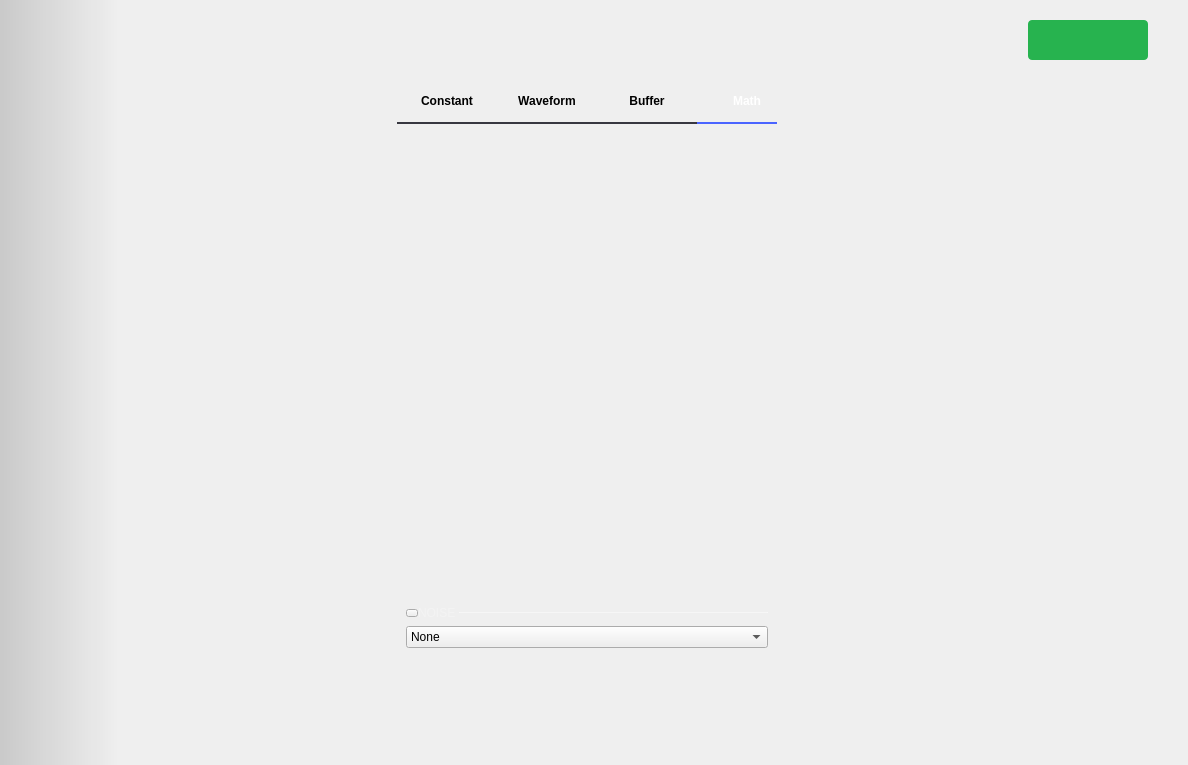
<?xml version="1.0" encoding="UTF-8"?>
<ui version="4.0">
 <class>SignalGenerator</class>
 <widget class="QWidget" name="SignalGenerator">
  <property name="geometry">
   <rect>
    <x>0</x>
    <y>0</y>
    <width>1188</width>
    <height>765</height>
   </rect>
  </property>
  <property name="sizePolicy">
   <sizepolicy hsizetype="MinimumExpanding" vsizetype="MinimumExpanding">
    <horstretch>0</horstretch>
    <verstretch>0</verstretch>
   </sizepolicy>
  </property>
  <property name="windowTitle">
   <string>Scopy Signal Generator</string>
  </property>
  <layout class="QVBoxLayout" name="verticalLayout_4">
   <property name="spacing">
    <number>0</number>
   </property>
   <property name="leftMargin">
    <number>0</number>
   </property>
   <property name="topMargin">
    <number>0</number>
   </property>
   <property name="rightMargin">
    <number>0</number>
   </property>
   <property name="bottomMargin">
    <number>0</number>
   </property>
   <item>
    <widget class="adiscope::DetachDragZone" name="mainWidget" native="true">
     <property name="styleSheet">
      <string notr="true">#mainWidget {
background-color: qlineargradient(spread:pad, x1:0, y1:0, x2:0.1, y2:0, stop:0 rgba(0, 0, 0, 40), stop:1 transparent);
}</string>
     </property>
     <layout class="QVBoxLayout" name="verticalLayout_2">
      <property name="spacing">
       <number>0</number>
      </property>
      <property name="leftMargin">
       <number>0</number>
      </property>
      <property name="topMargin">
       <number>0</number>
      </property>
      <property name="rightMargin">
       <number>0</number>
      </property>
      <property name="bottomMargin">
       <number>0</number>
      </property>
      <item>
       <layout class="QHBoxLayout" name="horizontalLayout_6">
        <property name="topMargin">
         <number>20</number>
        </property>
        <property name="rightMargin">
         <number>40</number>
        </property>
        <item>
         <spacer name="horizontalSpacer_3">
          <property name="orientation">
           <enum>Qt::Horizontal</enum>
          </property>
          <property name="sizeHint" stdset="0">
           <size>
            <width>40</width>
            <height>20</height>
           </size>
          </property>
         </spacer>
        </item>
        <item>
         <widget class="QPushButton" name="run_button">
          <property name="sizePolicy">
           <sizepolicy hsizetype="Minimum" vsizetype="Fixed">
            <horstretch>0</horstretch>
            <verstretch>0</verstretch>
           </sizepolicy>
          </property>
          <property name="layoutDirection">
           <enum>Qt::RightToLeft</enum>
          </property>
          <property name="styleSheet">
           <string notr="true">QPushButton {
  width: 80px;
  height: 40px;
  border-radius: 4px;
  background-color: #27b34f;
  color: white;
  font-family: &quot;monospace&quot;;
  font-weight: bold;

  text-align: left;
  padding-left: 20px;
  padding-right: 20px;
  qproperty-text: &quot;Run&quot;;
}

QPushButton[running=true] {
  qproperty-text: &quot;Stop&quot;;
}

QPushButton:checked {
  background-color: #F45000;
}

QPushButton:disabled {
  background-color: grey;
}</string>
          </property>
          <property name="icon">
           <iconset resource="../resources/resources.qrc">
            <normaloff>:/icons/ico-play.svg</normaloff>:/icons/ico-play.svg</iconset>
          </property>
          <property name="iconSize">
           <size>
            <width>8</width>
            <height>10</height>
           </size>
          </property>
          <property name="checkable">
           <bool>true</bool>
          </property>
         </widget>
        </item>
       </layout>
      </item>
      <item>
       <layout class="QHBoxLayout" name="horizontalLayout">
        <item>
         <layout class="QVBoxLayout" name="plot"/>
        </item>
        <item>
         <widget class="adiscope::MenuAnim" name="rightMenu" native="true">
          <property name="sizePolicy">
           <sizepolicy hsizetype="Maximum" vsizetype="Preferred">
            <horstretch>0</horstretch>
            <verstretch>0</verstretch>
           </sizepolicy>
          </property>
          <property name="maximumSize">
           <size>
            <width>16777215</width>
            <height>16777215</height>
           </size>
          </property>
          <layout class="QVBoxLayout" name="verticalLayout_7">
           <property name="spacing">
            <number>0</number>
           </property>
           <property name="leftMargin">
            <number>20</number>
           </property>
           <property name="topMargin">
            <number>25</number>
           </property>
           <property name="rightMargin">
            <number>10</number>
           </property>
           <property name="bottomMargin">
            <number>20</number>
           </property>
           <item>
            <widget class="QScrollArea" name="scrollArea">
             <property name="sizePolicy">
              <sizepolicy hsizetype="Maximum" vsizetype="Expanding">
               <horstretch>0</horstretch>
               <verstretch>0</verstretch>
              </sizepolicy>
             </property>
             <property name="maximumSize">
              <size>
               <width>16777215</width>
               <height>16777215</height>
              </size>
             </property>
             <property name="frameShape">
              <enum>QFrame::NoFrame</enum>
             </property>
             <property name="frameShadow">
              <enum>QFrame::Sunken</enum>
             </property>
             <property name="lineWidth">
              <number>0</number>
             </property>
             <property name="horizontalScrollBarPolicy">
              <enum>Qt::ScrollBarAlwaysOff</enum>
             </property>
             <property name="widgetResizable">
              <bool>true</bool>
             </property>
             <widget class="QWidget" name="scrollAreaWidgetContents">
              <property name="geometry">
               <rect>
                <x>0</x>
                <y>0</y>
                <width>380</width>
                <height>587</height>
               </rect>
              </property>
              <property name="sizePolicy">
               <sizepolicy hsizetype="Maximum" vsizetype="Expanding">
                <horstretch>0</horstretch>
                <verstretch>0</verstretch>
               </sizepolicy>
              </property>
              <property name="maximumSize">
               <size>
                <width>380</width>
                <height>16777215</height>
               </size>
              </property>
              <layout class="QVBoxLayout" name="verticalLayout_10">
               <property name="spacing">
                <number>0</number>
               </property>
               <property name="leftMargin">
                <number>0</number>
               </property>
               <property name="topMargin">
                <number>0</number>
               </property>
               <property name="rightMargin">
                <number>0</number>
               </property>
               <property name="bottomMargin">
                <number>0</number>
               </property>
               <item>
                <widget class="QTabWidget" name="tabWidget">
                 <property name="sizePolicy">
                  <sizepolicy hsizetype="Maximum" vsizetype="Maximum">
                   <horstretch>0</horstretch>
                   <verstretch>0</verstretch>
                  </sizepolicy>
                 </property>
                 <property name="styleSheet">
                  <string notr="true">/* QTabsWidgets */
QTabWidget::pane {
  border-top: 0px;
}
QTabBar::tab {
  min-width: 100px;
  min-height: 32px;
  padding-bottom: 5px;
  font: bold;
}
QTabBar::tab:!selected {
  border-bottom: 2px solid rgba(55, 55, 64);
  margin-top: 0px;
}
QTabBar::tab:selected {
  color: white;
  border-bottom: 2px solid rgba(74, 100, 255);
  margin-top: 0px;
}
</string>
                 </property>
                 <property name="currentIndex">
                  <number>3</number>
                 </property>
                 <property name="usesScrollButtons">
                  <bool>false</bool>
                 </property>
                 <widget class="QWidget" name="tabConstant">
                  <property name="sizePolicy">
                   <sizepolicy hsizetype="Preferred" vsizetype="Maximum">
                    <horstretch>0</horstretch>
                    <verstretch>0</verstretch>
                   </sizepolicy>
                  </property>
                  <attribute name="title">
                   <string>Constant</string>
                  </attribute>
                  <layout class="QVBoxLayout" name="verticalLayout_6">
                   <property name="topMargin">
                    <number>25</number>
                   </property>
                  </layout>
                 </widget>
                 <widget class="QWidget" name="tabWaveform">
                  <property name="sizePolicy">
                   <sizepolicy hsizetype="Preferred" vsizetype="Maximum">
                    <horstretch>0</horstretch>
                    <verstretch>0</verstretch>
                   </sizepolicy>
                  </property>
                  <attribute name="title">
                   <string>Waveform</string>
                  </attribute>
                  <layout class="QVBoxLayout" name="verticalLayout_5">
                   <property name="spacing">
                    <number>10</number>
                   </property>
                   <property name="leftMargin">
                    <number>0</number>
                   </property>
                   <property name="topMargin">
                    <number>25</number>
                   </property>
                   <property name="rightMargin">
                    <number>0</number>
                   </property>
                   <property name="bottomMargin">
                    <number>0</number>
                   </property>
                   <item>
                    <widget class="QComboBox" name="type">
                     <property name="sizePolicy">
                      <sizepolicy hsizetype="Minimum" vsizetype="Fixed">
                       <horstretch>0</horstretch>
                       <verstretch>0</verstretch>
                      </sizepolicy>
                     </property>
                     <item>
                      <property name="text">
                       <string>Sine</string>
                      </property>
                     </item>
                     <item>
                      <property name="text">
                       <string>Square</string>
                      </property>
                     </item>
                     <item>
                      <property name="text">
                       <string>Triangle</string>
                      </property>
                     </item>
                     <item>
                      <property name="text">
                       <string>Trapezoidal</string>
                      </property>
                     </item>
                     <item>
                      <property name="text">
                       <string>Rising Ramp Sawtooth</string>
                      </property>
                     </item>
                     <item>
                      <property name="text">
                       <string>Falling Ramp Sawtooth</string>
                      </property>
                     </item>
                    </widget>
                   </item>
                   <item>
                    <layout class="QGridLayout" name="waveformGrid">
                     <property name="bottomMargin">
                      <number>0</number>
                     </property>
                     <property name="spacing">
                      <number>15</number>
                     </property>
                    </layout>
                   </item>
                   <item>
                    <widget class="QWidget" name="wtrapezparams" native="true">
                     <layout class="QVBoxLayout" name="verticalLayout_12">
                      <property name="spacing">
                       <number>15</number>
                      </property>
                      <property name="leftMargin">
                       <number>0</number>
                      </property>
                      <property name="topMargin">
                       <number>0</number>
                      </property>
                      <property name="rightMargin">
                       <number>0</number>
                      </property>
                      <property name="bottomMargin">
                       <number>0</number>
                      </property>
                      <item>
                       <layout class="QHBoxLayout" name="horizontalLayout_9">
                        <property name="spacing">
                         <number>0</number>
                        </property>
                        <property name="topMargin">
                         <number>0</number>
                        </property>
                        <item>
                         <widget class="QLabel" name="label_2">
                          <property name="sizePolicy">
                           <sizepolicy hsizetype="Maximum" vsizetype="Maximum">
                            <horstretch>0</horstretch>
                            <verstretch>0</verstretch>
                           </sizepolicy>
                          </property>
                          <property name="styleSheet">
                           <string notr="true">  QLabel {
        font-size: 12px;
        color: rgba(255, 255, 255, 70);
    }</string>
                          </property>
                          <property name="text">
                           <string>TIMING </string>
                          </property>
                         </widget>
                        </item>
                        <item>
                         <widget class="Line" name="line_3">
                          <property name="minimumSize">
                           <size>
                            <width>0</width>
                            <height>1</height>
                           </size>
                          </property>
                          <property name="maximumSize">
                           <size>
                            <width>16777215</width>
                            <height>1</height>
                           </size>
                          </property>
                          <property name="styleSheet">
                           <string notr="true">border: 1px solid rgba(255, 255, 255, 70);
 </string>
                          </property>
                          <property name="orientation">
                           <enum>Qt::Horizontal</enum>
                          </property>
                         </widget>
                        </item>
                       </layout>
                      </item>
                      <item>
                       <layout class="QGridLayout" name="gridLayout_2">
                        <property name="topMargin">
                         <number>0</number>
                        </property>
                        <property name="rightMargin">
                         <number>0</number>
                        </property>
                        <property name="bottomMargin">
                         <number>0</number>
                        </property>
                        <property name="spacing">
                         <number>15</number>
                        </property>
                       </layout>
                      </item>
                     </layout>
                    </widget>
                   </item>
                   <item>
                    <spacer name="verticalSpacer">
                     <property name="orientation">
                      <enum>Qt::Vertical</enum>
                     </property>
                     <property name="sizeHint" stdset="0">
                      <size>
                       <width>20</width>
                       <height>40</height>
                      </size>
                     </property>
                    </spacer>
                   </item>
                  </layout>
                 </widget>
                 <widget class="QWidget" name="tabBuffer">
                  <property name="sizePolicy">
                   <sizepolicy hsizetype="Maximum" vsizetype="Maximum">
                    <horstretch>0</horstretch>
                    <verstretch>0</verstretch>
                   </sizepolicy>
                  </property>
                  <attribute name="title">
                   <string>Buffer</string>
                  </attribute>
                  <layout class="QVBoxLayout" name="verticalLayout">
                   <property name="leftMargin">
                    <number>0</number>
                   </property>
                   <property name="topMargin">
                    <number>25</number>
                   </property>
                   <property name="rightMargin">
                    <number>0</number>
                   </property>
                   <item>
                    <layout class="QHBoxLayout" name="horizontalLayout_10">
                     <property name="spacing">
                      <number>0</number>
                     </property>
                     <item>
                      <widget class="QLabel" name="label_6">
                       <property name="sizePolicy">
                        <sizepolicy hsizetype="Maximum" vsizetype="Maximum">
                         <horstretch>0</horstretch>
                         <verstretch>0</verstretch>
                        </sizepolicy>
                       </property>
                       <property name="styleSheet">
                        <string notr="true">  QLabel {
        font-size: 12px;
        color: rgba(255, 255, 255, 70);
    }</string>
                       </property>
                       <property name="text">
                        <string>FILE </string>
                       </property>
                      </widget>
                     </item>
                     <item>
                      <widget class="Line" name="line_4">
                       <property name="minimumSize">
                        <size>
                         <width>0</width>
                         <height>1</height>
                        </size>
                       </property>
                       <property name="maximumSize">
                        <size>
                         <width>16777215</width>
                         <height>1</height>
                        </size>
                       </property>
                       <property name="styleSheet">
                        <string notr="true">border: 1px solid rgba(255, 255, 255, 70);</string>
                       </property>
                       <property name="orientation">
                        <enum>Qt::Horizontal</enum>
                       </property>
                      </widget>
                     </item>
                    </layout>
                   </item>
                   <item>
                    <layout class="QHBoxLayout" name="horizontalLayout_7">
                     <property name="spacing">
                      <number>0</number>
                     </property>
                     <property name="topMargin">
                      <number>0</number>
                     </property>
                     <property name="rightMargin">
                      <number>0</number>
                     </property>
                     <item>
                      <layout class="QFormLayout" name="formLayout">
                       <property name="fieldGrowthPolicy">
                        <enum>QFormLayout::AllNonFixedFieldsGrow</enum>
                       </property>
                       <property name="horizontalSpacing">
                        <number>15</number>
                       </property>
                       <property name="verticalSpacing">
                        <number>15</number>
                       </property>
                       <property name="leftMargin">
                        <number>0</number>
                       </property>
                       <property name="rightMargin">
                        <number>0</number>
                       </property>
                       <item row="0" column="0">
                        <widget class="QLabel" name="label_5">
                         <property name="sizePolicy">
                          <sizepolicy hsizetype="Preferred" vsizetype="Preferred">
                           <horstretch>0</horstretch>
                           <verstretch>0</verstretch>
                          </sizepolicy>
                         </property>
                         <property name="font">
                          <font>
                           <family>DejaVu Sans</family>
                           <pointsize>10</pointsize>
                          </font>
                         </property>
                         <property name="text">
                          <string>PATH</string>
                         </property>
                        </widget>
                       </item>
                       <item row="0" column="1">
                        <widget class="QLineEdit" name="label_path">
                         <property name="sizePolicy">
                          <sizepolicy hsizetype="Minimum" vsizetype="Fixed">
                           <horstretch>0</horstretch>
                           <verstretch>0</verstretch>
                          </sizepolicy>
                         </property>
                        </widget>
                       </item>
                       <item row="1" column="0">
                        <widget class="QLabel" name="label_9">
                         <property name="font">
                          <font>
                           <family>DejaVu Sans</family>
                           <pointsize>10</pointsize>
                          </font>
                         </property>
                         <property name="text">
                          <string>FORMAT</string>
                         </property>
                        </widget>
                       </item>
                       <item row="1" column="1">
                        <widget class="QLineEdit" name="label_format">
                         <property name="sizePolicy">
                          <sizepolicy hsizetype="Minimum" vsizetype="Fixed">
                           <horstretch>0</horstretch>
                           <verstretch>0</verstretch>
                          </sizepolicy>
                         </property>
                        </widget>
                       </item>
                       <item row="2" column="0">
                        <widget class="QLabel" name="label_7">
                         <property name="font">
                          <font>
                           <family>DejaVu Sans</family>
                           <pointsize>10</pointsize>
                          </font>
                         </property>
                         <property name="text">
                          <string>SIZE</string>
                         </property>
                        </widget>
                       </item>
                       <item row="2" column="1">
                        <widget class="QLineEdit" name="label_size">
                         <property name="sizePolicy">
                          <sizepolicy hsizetype="Minimum" vsizetype="Fixed">
                           <horstretch>0</horstretch>
                           <verstretch>0</verstretch>
                          </sizepolicy>
                         </property>
                        </widget>
                       </item>
                      </layout>
                     </item>
                     <item>
                      <widget class="QPushButton" name="load_file">
                       <property name="sizePolicy">
                        <sizepolicy hsizetype="Fixed" vsizetype="Fixed">
                         <horstretch>0</horstretch>
                         <verstretch>0</verstretch>
                        </sizepolicy>
                       </property>
                       <property name="minimumSize">
                        <size>
                         <width>0</width>
                         <height>64</height>
                        </size>
                       </property>
                       <property name="maximumSize">
                        <size>
                         <width>128</width>
                         <height>16777215</height>
                        </size>
                       </property>
                       <property name="styleSheet">
                        <string notr="true">QPushButton {
height: 128px;
width: 128px;
border: none;
background-image: url(:/icons/floppy.svg);
background-position: center center;
background-repeat: no-repeat;
}
QPushButton:hover {
background-image: url(:/icons/floppy_hover.svg);
}</string>
                       </property>
                       <property name="text">
                        <string/>
                       </property>
                      </widget>
                     </item>
                    </layout>
                   </item>
                   <item>
                    <layout class="QHBoxLayout" name="horizontalLayout_4">
                     <property name="spacing">
                      <number>15</number>
                     </property>
                     <item>
                      <widget class="QLabel" name="label">
                       <property name="sizePolicy">
                        <sizepolicy hsizetype="Maximum" vsizetype="Preferred">
                         <horstretch>0</horstretch>
                         <verstretch>0</verstretch>
                        </sizepolicy>
                       </property>
                       <property name="text">
                        <string>CHANNEL</string>
                       </property>
                      </widget>
                     </item>
                     <item>
                      <widget class="QComboBox" name="fileChannel">
                       <property name="sizePolicy">
                        <sizepolicy hsizetype="Minimum" vsizetype="Fixed">
                         <horstretch>0</horstretch>
                         <verstretch>0</verstretch>
                        </sizepolicy>
                       </property>
                       <property name="currentText">
                        <string/>
                       </property>
                      </widget>
                     </item>
                    </layout>
                   </item>
                   <item>
                    <layout class="QHBoxLayout" name="horizontalLayout_2">
                     <property name="spacing">
                      <number>0</number>
                     </property>
                     <property name="topMargin">
                      <number>15</number>
                     </property>
                     <item>
                      <widget class="QLabel" name="label_4">
                       <property name="sizePolicy">
                        <sizepolicy hsizetype="Maximum" vsizetype="Maximum">
                         <horstretch>0</horstretch>
                         <verstretch>0</verstretch>
                        </sizepolicy>
                       </property>
                       <property name="styleSheet">
                        <string notr="true">  QLabel {
        font-size: 12px;
        color: rgba(255, 255, 255, 70);
    }</string>
                       </property>
                       <property name="text">
                        <string>SCALING </string>
                       </property>
                      </widget>
                     </item>
                     <item>
                      <widget class="Line" name="line_2">
                       <property name="minimumSize">
                        <size>
                         <width>0</width>
                         <height>1</height>
                        </size>
                       </property>
                       <property name="maximumSize">
                        <size>
                         <width>16777215</width>
                         <height>1</height>
                        </size>
                       </property>
                       <property name="styleSheet">
                        <string notr="true">border: 1px solid rgba(255, 255, 255, 70);</string>
                       </property>
                       <property name="orientation">
                        <enum>Qt::Horizontal</enum>
                       </property>
                      </widget>
                     </item>
                    </layout>
                   </item>
                   <item>
                    <layout class="QVBoxLayout" name="verticalLayout_8">
                     <property name="bottomMargin">
                      <number>0</number>
                     </property>
                     <item>
                      <layout class="QGridLayout" name="waveformGrid_2"/>
                     </item>
                    </layout>
                   </item>
                   <item>
                    <widget class="QWidget" name="widget" native="true">
                     <property name="sizePolicy">
                      <sizepolicy hsizetype="Minimum" vsizetype="Preferred">
                       <horstretch>0</horstretch>
                       <verstretch>0</verstretch>
                      </sizepolicy>
                     </property>
                     <layout class="QVBoxLayout" name="verticalLayout_11">
                      <property name="spacing">
                       <number>0</number>
                      </property>
                      <property name="leftMargin">
                       <number>0</number>
                      </property>
                      <property name="topMargin">
                       <number>0</number>
                      </property>
                      <property name="rightMargin">
                       <number>0</number>
                      </property>
                      <property name="bottomMargin">
                       <number>0</number>
                      </property>
                     </layout>
                    </widget>
                   </item>
                  </layout>
                 </widget>
                 <widget class="QWidget" name="tabMath">
                  <property name="sizePolicy">
                   <sizepolicy hsizetype="Maximum" vsizetype="Maximum">
                    <horstretch>0</horstretch>
                    <verstretch>0</verstretch>
                   </sizepolicy>
                  </property>
                  <attribute name="title">
                   <string>Math</string>
                  </attribute>
                  <layout class="QVBoxLayout" name="verticalLayout_3">
                   <property name="leftMargin">
                    <number>0</number>
                   </property>
                   <property name="rightMargin">
                    <number>0</number>
                   </property>
                   <item>
                    <widget class="adiscope::Math" name="mathWidget" native="true">
                     <property name="sizePolicy">
                      <sizepolicy hsizetype="Preferred" vsizetype="Minimum">
                       <horstretch>0</horstretch>
                       <verstretch>0</verstretch>
                      </sizepolicy>
                     </property>
                    </widget>
                   </item>
                  </layout>
                 </widget>
                </widget>
               </item>
               <item>
                <widget class="QWidget" name="wNoise" native="true">
                 <layout class="QVBoxLayout" name="verticalLayout_9">
                  <item>
                   <spacer name="verticalSpacer_2">
                    <property name="orientation">
                     <enum>Qt::Vertical</enum>
                    </property>
                    <property name="sizeHint" stdset="0">
                     <size>
                      <width>20</width>
                      <height>40</height>
                     </size>
                    </property>
                   </spacer>
                  </item>
                  <item>
                   <layout class="QHBoxLayout" name="horizontalLayout_8">
                    <property name="spacing">
                     <number>0</number>
                    </property>
                    <property name="topMargin">
                     <number>0</number>
                    </property>
                    <item>
                     <widget class="QPushButton" name="btnNoiseCollapse">
                      <property name="styleSheet">
                       <string notr="true">QPushButton {
  max-height: 6px;
  max-width: 10px;
  border-image: url(:/icons/sba_cmb_box_arrow.svg);
}

QPushButton:checked
{
  max-height: 10px;
  max-width:  6px;
border-image: url(:/icons/sba_cmb_box_arrow_right.svg);
}



</string>
                      </property>
                      <property name="text">
                       <string/>
                      </property>
                      <property name="checkable">
                       <bool>true</bool>
                      </property>
                      <property name="checked">
                       <bool>false</bool>
                      </property>
                     </widget>
                    </item>
                    <item>
                     <widget class="QLabel" name="lblNoise">
                      <property name="sizePolicy">
                       <sizepolicy hsizetype="Preferred" vsizetype="Preferred">
                        <horstretch>0</horstretch>
                        <verstretch>0</verstretch>
                       </sizepolicy>
                      </property>
                      <property name="styleSheet">
                       <string notr="true">  QLabel {
        font-size: 12px;
        color: rgba(255, 255, 255, 70);
    }</string>
                      </property>
                      <property name="text">
                       <string>NOISE </string>
                      </property>
                     </widget>
                    </item>
                    <item>
                     <widget class="Line" name="line">
                      <property name="sizePolicy">
                       <sizepolicy hsizetype="Expanding" vsizetype="Fixed">
                        <horstretch>0</horstretch>
                        <verstretch>0</verstretch>
                       </sizepolicy>
                      </property>
                      <property name="minimumSize">
                       <size>
                        <width>0</width>
                        <height>1</height>
                       </size>
                      </property>
                      <property name="maximumSize">
                       <size>
                        <width>16777215</width>
                        <height>1</height>
                       </size>
                      </property>
                      <property name="styleSheet">
                       <string notr="true">border: 1px solid rgba(255, 255, 255, 70);</string>
                      </property>
                      <property name="orientation">
                       <enum>Qt::Horizontal</enum>
                      </property>
                     </widget>
                    </item>
                   </layout>
                  </item>
                  <item>
                   <widget class="QComboBox" name="cbNoiseType">
                    <item>
                     <property name="text">
                      <string>None</string>
                     </property>
                    </item>
                    <item>
                     <property name="text">
                      <string>Uniform</string>
                     </property>
                    </item>
                    <item>
                     <property name="text">
                      <string>Gaussian</string>
                     </property>
                    </item>
                    <item>
                     <property name="text">
                      <string>Laplacian</string>
                     </property>
                    </item>
                    <item>
                     <property name="text">
                      <string>Impulse</string>
                     </property>
                    </item>
                   </widget>
                  </item>
                  <item>
                   <layout class="QHBoxLayout" name="horizontalLayout_5">
                    <property name="topMargin">
                     <number>0</number>
                    </property>
                    <item>
                     <spacer name="horizontalSpacer">
                      <property name="orientation">
                       <enum>Qt::Horizontal</enum>
                      </property>
                      <property name="sizeHint" stdset="0">
                       <size>
                        <width>40</width>
                        <height>20</height>
                       </size>
                      </property>
                     </spacer>
                    </item>
                   </layout>
                  </item>
                 </layout>
                </widget>
               </item>
              </layout>
             </widget>
            </widget>
           </item>
           <item>
            <spacer name="horizontalSpacer_4">
             <property name="orientation">
              <enum>Qt::Horizontal</enum>
             </property>
             <property name="sizeHint" stdset="0">
              <size>
               <width>400</width>
               <height>20</height>
              </size>
             </property>
            </spacer>
           </item>
          </layout>
         </widget>
        </item>
       </layout>
      </item>
      <item>
       <layout class="QHBoxLayout" name="horizontalLayout_3">
        <item>
         <layout class="QHBoxLayout" name="channelsList"/>
        </item>
        <item>
         <spacer name="horizontalSpacer_2">
          <property name="orientation">
           <enum>Qt::Horizontal</enum>
          </property>
          <property name="sizeHint" stdset="0">
           <size>
            <width>40</width>
            <height>48</height>
           </size>
          </property>
         </spacer>
        </item>
       </layout>
      </item>
     </layout>
    </widget>
   </item>
  </layout>
  <action name="actionClose">
   <property name="text">
    <string>Close</string>
   </property>
  </action>
 </widget>
 <customwidgets>
  <customwidget>
   <class>adiscope::DetachDragZone</class>
   <extends>QWidget</extends>
   <header>detachdragzone.h</header>
   <container>1</container>
  </customwidget>
  <customwidget>
   <class>adiscope::MenuAnim</class>
   <extends>QWidget</extends>
   <header>menu_anim.hpp</header>
   <container>1</container>
  </customwidget>
  <customwidget>
   <class>adiscope::Math</class>
   <extends>QWidget</extends>
   <header>math.hpp</header>
   <container>1</container>
  </customwidget>
 </customwidgets>
 <resources>
  <include location="../resources/resources.qrc"/>
 </resources>
 <connections/>
</ui>
